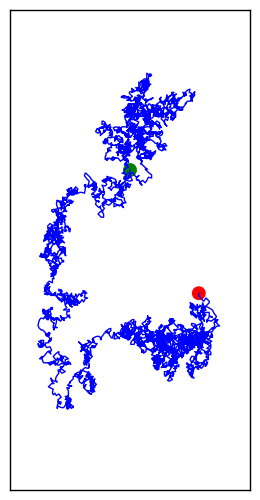

Here is the Python script that generated this plot:
import matplotlib.pyplot as plt

from random_walk import RandomWalk 

# Keep making new walks, as long as the program is active.
while True:

    rw = RandomWalk(5000)
    rw.fill_walk()

    # Plot the points in the walk.
    plt.style.use('classic')
    fig, ax = plt.subplots(figsize=(10, 6), dpi=128)
    
    point_numbers = range(rw.num_points)
    ax.plot(rw.x_values, rw.y_values)
    
    ax.set_aspect('equal')

    # Emphasize the first and last points, starts with green, ends with red.
    ax.scatter(0, 0, c='green', edgecolors='none', s=100)
    ax.scatter(rw.x_values[-1], rw.y_values[-1], c='red', edgecolors='none', s=100)
    
    ax.get_xaxis().set_visible(False)
    ax.get_yaxis().set_visible(False)
    
    plt.show()
    
    keep_running = input("Make another walk? (y/n): ")
    if keep_running == 'n':
        break
